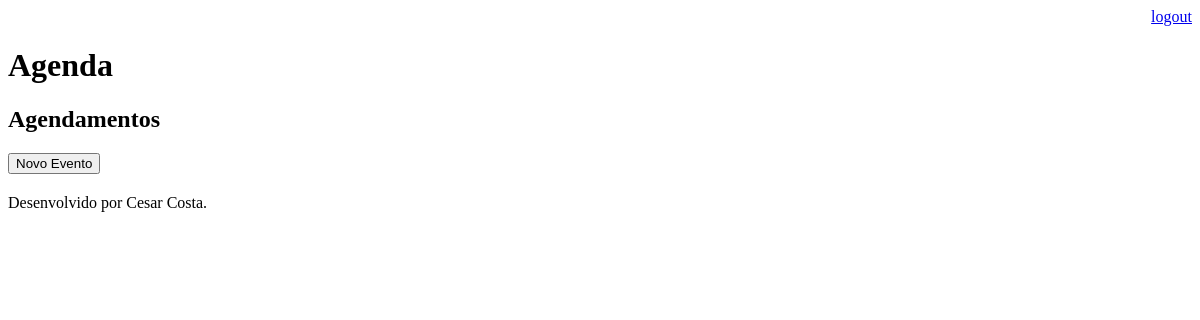
/agenda/ (signed in), run on an earlier commit of the app's database.
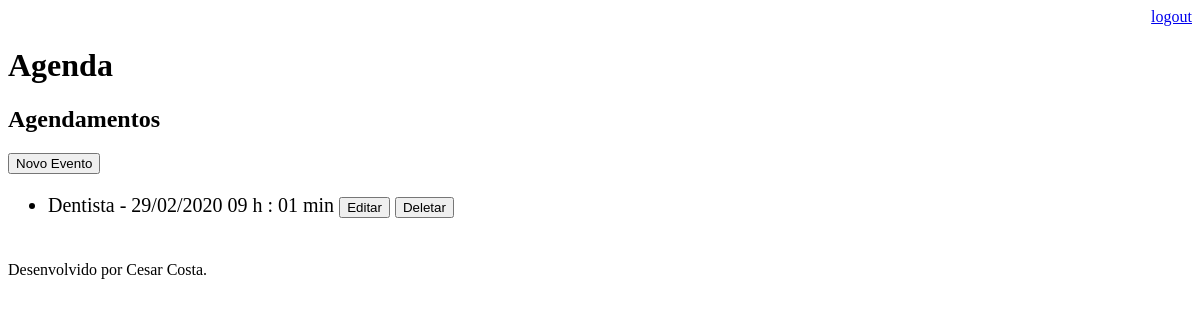
And on a later commit of the database.
### core/models.py (models this page shows, shortened)
class Evento(models.Model):
    titulo = models.CharField(max_length=100)
    descricao = models.TextField(blank=True, null=True)
    local_evento = models.TextField(blank=True, null=True)
    data_evento = models.DateTimeField(verbose_name='Data do Evento')
    data_criacao = models.DateTimeField(auto_now=True)
    usuario = models.ForeignKey(User, on_delete=models.CASCADE)
    def get_data_evento(self):
        return self.data_evento.strftime('%d/%m/%Y %H h : %M min')
    def get_evento_atrasado(self):
        if self.data_evento < datetime.now():
            return True
        else:
            return False

### core/views.py (the view)
# urls.py: path('agenda/', views.lista_eventos),
@login_required(login_url='/login/')
def lista_eventos(request):
    usuario = request.user
    data_atual = datetime.now() - timedelta(hours=1) #para retornar com vencidos há 1h
    evento =  Evento.objects.filter(usuario=usuario,
                                    data_evento__gt=data_atual)#__gt só Maior, __lt só Menor
    dados = {'eventos':evento}
    return render(request, 'agenda.html', dados)

### core/templates/agenda.html (shortened to what this page needs)
{% extends "model-page.html" %}
{% block content %}
    <h2>Agendamentos</h2>
    <a href="evento/">
      <button type="button">Novo Evento</button>
    </a>
    <ul style="font-size: 20px">
        {% for evento in eventos %}
          <li>
            <div >
              {{ evento.titulo  }} - {{  evento.get_data_evento }}
                <a href="evento/?id={{ evento.id }}" style="text-decoration:none">
                <button type="button">Editar</button>
                </a>
                <a href="evento/delete/{{ evento.id }}/">
                <button type="button">Deletar</button>
                </a>
            </div>
          </li>
          <br>
        {% endfor %}
    </ul>
{% endblock%}

### core/templates/model-page.html
<!DOCTYPE html>
<html lang="en">
<head>
    {% include "model-header.html" %}
</head>
<body>
    {% block content %} {% endblock %}
    {% include "model-footer.html" %}
</body>
</html>

### core/templates/model-header.html (shortened to what this page needs)
<div align="right">
    <a href="/logout">logout<a>
</div>
<h1>Agenda</h1>

### core/templates/model-footer.html
<p>Desenvolvido por Cesar Costa.</p>

What changed in the data, as far as the page shows it:
added Evento: titulo "Dentista", get_data_evento "29/02/2020 09 h : 01 min"
